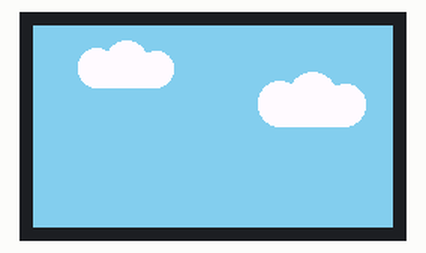
A sketch run on a simulated ESP32. On the bench: 240×135 colour display. What the sketch prints to the serial monitor is not drawn.

Above: at 3.3 s.
At 7.87 s:
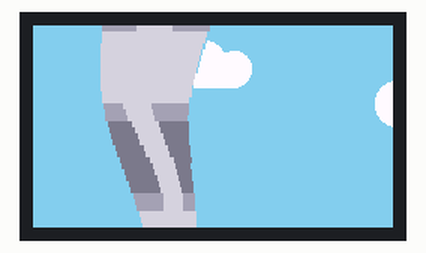
At 12.58 s:
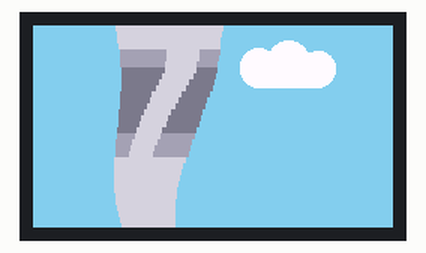
At 21.34 s:
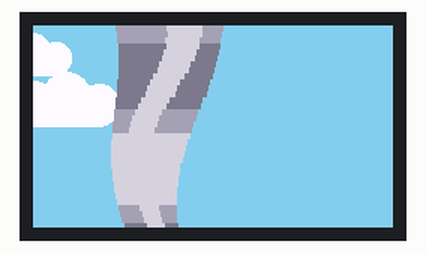
At 30.1 s:
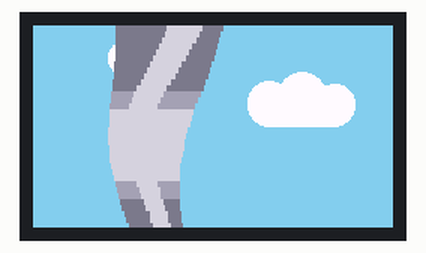
At 39.53 s:
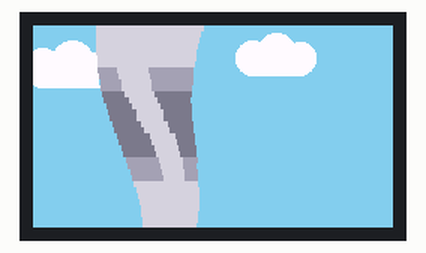

Measured:
- what the display in image 0 shows lasts 0.5 s, from 3.2 s to 3.7 s

The sketch:

tornado_alert.ino
```cpp
#include "game.h"

void setup() {
  Serial.begin(115200);
  delay(3000);
  Serial.println("BOOT: hello from setup()");
  gameInit();
}

void loop() {
  // static uint32_t last = 0;
  // if (millis() - last > 1000) {     // print once per second
  //   last = millis();
  //   Serial.println("loop: alive");
  // }
  gameUpdate();
}
```

clouds.cpp
```cpp
// clouds.cpp
#include "clouds.h"
#include "colors.h"
#include "config.h"
#include "ground.h"
#include "gfx.h"

namespace {
struct Cloud {
  float x, y;
  float speedPxPerSec;
  int   w, h;
};

constexpr int CLOUD_COUNT         = 3;
constexpr int CLOUD_STRIP_TOP     = 0;   // y on screen where the band starts
constexpr int CLOUD_STRIP_H       = 96;  // band height (fits your layout)
constexpr float CLOUD_RESPAWN_PAD = 20.0f;

Cloud clouds[CLOUD_COUNT] = {
  { 30.0f, 18.0f, 12.0f, 64, 24 },
  {150.0f, 40.0f, 18.0f, 72, 28 },
  {260.0f, 12.0f,  9.0f, 54, 22 },
};

TFT_eSprite cloudCanvas(&tft);
uint16_t cloudColor;

// Draw one fluffy cloud into a sprite (band-local coords)
inline void drawFluffyCloud(TFT_eSprite &dst, int x, int y, int w, int h, uint16_t color) {
  // Clip to band to be safe
  if (y >= CLOUD_STRIP_H || y + h <= 0) return;
  if (x >= SCREEN_W      || x + w <= 0) return;

  int radius = h / 2;
  int baseY  = y + h / 2;

  dst.fillRoundRect(x, y, w, h, radius, color);

  int cxL = x + radius;
  int cxM = x + w / 2;
  int cxR = x + w - radius;

  dst.fillCircle(cxL, baseY - radius / 4, radius,     color);
  dst.fillCircle(cxM, baseY - radius / 2, radius + 2, color);
  dst.fillCircle(cxR, baseY - radius / 5, radius - 1, color);
}
} // namespace

void cloudsInit() {
  cloudColor = tft.color565(250, 250, 255);

  cloudCanvas.setColorDepth(16);
  // If your panel needs it, uncomment:
  // cloudCanvas.setSwapBytes(true);

  if (!cloudCanvas.createSprite(SCREEN_W, CLOUD_STRIP_H)) {
    Serial.println("[clouds] createSprite FAILED (need ~60KB)");
  } else {
    Serial.println("[clouds] createSprite SUCCESS");
  }

  // Pre-fill so first frame has valid background in the band
  cloudCanvas.fillSprite(SKY_BLUE(tft));

  // Optional: draw once so there’s no “pop” on the first animated frame
  for (const auto &c : clouds) {
    drawFluffyCloud(cloudCanvas, (int)c.x, (int)c.y, c.w, c.h, cloudColor);
  }
  // Push the initial band opaquely
  cloudCanvas.pushSprite(0, CLOUD_STRIP_TOP);
}

void cloudsUpdate(uint32_t dt_ms) {
  const float dt = dt_ms / 1000.0f;
  for (auto &c : clouds) {
    c.x += c.speedPxPerSec * dt;
    if (c.x - c.w > SCREEN_W) {
      c.x = -c.w - CLOUD_RESPAWN_PAD;
    }
  }
}

void cloudsRender() {
  // Rebuild the band off-screen each frame, then push once opaquely
  cloudCanvas.fillSprite(SKY_BLUE(tft));

  for (const auto &c : clouds) {
    drawFluffyCloud(cloudCanvas,
                    (int)c.x, (int)c.y,
                    c.w, c.h,
                    cloudColor);
  }

  // IMPORTANT: push OPAQUELY (no transparent color). This overwrites
  // everything in the band at once → no left→right flicker.
  cloudCanvas.pushSprite(0, CLOUD_STRIP_TOP);
}
```

clouds.h
```cpp
#pragma once

#include <Arduino.h>

void cloudsInit();
void cloudsUpdate(uint32_t dt_ms);
void cloudsRender();
```

colors.h
```cpp
#pragma once
#include <TFT_eSPI.h>

inline uint16_t SKY_BLUE(TFT_eSPI& tft){ return tft.color565(135,206,235); }
inline uint16_t C_CLEAR (TFT_eSPI& tft){ return tft.color565(255,0,255); }
inline uint16_t C_BODY  (TFT_eSPI& tft){ return tft.color565(255,220,40); }
inline uint16_t C_SHADOW(TFT_eSPI& tft){ return tft.color565(200,150,0); }
```

game.cpp
```cpp
// game.cpp
#include "game.h"
#include "gfx.h"
#include "ground.h"
#include "mountains.h"
#include "clouds.h"
#include "tornado.h"
#include "config.h"
#include "colors.h"

static uint32_t lastFrame = 0;

void gameInit() {
  gfxInit();                  // make sure this calls tft.setRotation(1)

  // Paint a valid first frame (sky + ground) so there are no leftovers
  tft.fillScreen(SKY_BLUE(tft));
  groundInit();
  groundRender();

  // Init clouds (mountains/tornado can be enabled later)
  cloudsInit();
  mountainsInit();
  tornadoInit();

  lastFrame = millis();
}

void gameUpdate() {
  uint32_t now = millis();
  uint32_t dt  = now - lastFrame;
  if (dt < FRAME_MS) return;
  lastFrame = now;

  // Update
  cloudsUpdate(dt);
  mountainsUpdate(dt);
  tornadoUpdate(dt);
  groundUpdate(dt);

  // Draw one frame. Do NOT clear the sky here (avoids flicker).
  // cloudsRender() erases old cloud rects with SKY_BLUE and draws the new ones.
  tft.startWrite();

  cloudsRender();     // targeted erase + draw (from the updated clouds.cpp)
  mountainsRender();
  tornadoRender();
  groundRender();     // opaque, drawn last

  tft.endWrite();
}
```

game.h
```cpp
#pragma once
#include <stdint.h>

void gameInit();
void gameUpdate();
```

gfx.cpp
```cpp
#include "gfx.h"
#include "config.h"
#include "colors.h"

TFT_eSPI tft = TFT_eSPI();

void gfxInit() {
  tft.init();
  tft.setRotation(1);            // 320x240 landscape
}

void gfxClearSky() {
  tft.fillScreen(SKY_BLUE(tft));
}
```

gfx.h
```cpp
#pragma once
#include <TFT_eSPI.h>

extern TFT_eSPI tft;

void gfxInit();
void gfxClearSky();
```

ground.cpp
```cpp
#include "ground.h"
#include "gfx.h"
#include "config.h"
#include "colors.h"

static const int TILE      = 16;     // tile size
static const int GROUND_H  = GROUND_HEIGHT;     // total ground height (px)
static const int SCROLL_PX_PER_SEC = 40; // speed of ground scroll
static const int SCROLL_DIR = +1;    // +1 = left→right, -1 = right→left

// One 16x16 tile sprite we’ll repeat across the strip
static TFT_eSprite groundTileTop(&tft);
static TFT_eSprite groundTileDirt(&tft);

// fractional scroll offset in pixels (0..TILE-1)
static float scrollPx = 0.0f;

static void buildGroundTile(TFT_eSprite &tile, bool includeGrass) {
  tile.setColorDepth(16);
  tile.createSprite(TILE, TILE);

  // Colors
  uint16_t grass      = tft.color565( 34,139, 34); // forest green
  uint16_t grassLite  = tft.color565( 80,200,120); // highlight
  uint16_t dirt       = tft.color565(139, 69, 19); // brown
  uint16_t dirtDark   = tft.color565(110, 50, 15); // darker specks

  const int grassHeight = includeGrass ? 8 : 0; // pixels of grass on the top tile

  // Base fill: dirt
  tile.fillSprite(dirt);

  // Speckles in dirt for texture (simple pseudo-random pattern)
  for (int y = grassHeight; y < TILE; ++y) {
    for (int x = 0; x < TILE; ++x) {
      if (((x * 13 + y * 7) & 0x07) == 0) {
        tile.drawPixel(x, y, dirtDark);
      }
    }
  }

  if (!includeGrass) {
    return;
  }

  // Grass band on top
  for (int y = 0; y < grassHeight; ++y) {
    tile.drawFastHLine(0, y, TILE, grass);
  }
  // Little “blades” / highlights
  for (int x = 1; x < TILE-1; x += 3) {
    tile.drawPixel(x, 1, grassLite);
    tile.drawPixel(x+1, 2, grassLite);
    if (grassHeight > 5) {
      tile.drawPixel(x, grassHeight - 2, grassLite);
    }
  }
}

void groundInit() {
  buildGroundTile(groundTileTop, true);
  buildGroundTile(groundTileDirt, false);
}

void groundUpdate(uint32_t dt_ms) {
  // advance scroll phase; wrap smoothly to avoid overflow
  float delta = (SCROLL_PX_PER_SEC * (dt_ms / 1000.0f)) * SCROLL_DIR;
  scrollPx += delta;
  // keep in [0, TILE)
  if (scrollPx >= TILE) scrollPx -= TILE;
  if (scrollPx < 0)     scrollPx += TILE;
}

void groundRender() {
  const int baseY = SCREEN_H - GROUND_H;

  // Number of columns/rows to cover the ground area (+1 for wrap)
  const int cols = (SCREEN_W / TILE) + 2;
  const int rows = (GROUND_H / TILE) + 1;

  // Leftmost tile x considering scroll
  int xOffset = (int)scrollPx; // since SCROLL_DIR=+1, tiles slide right
  int startX = -xOffset;

  for (int r = 0; r < rows; ++r) {
    int y = baseY + r * TILE;
    for (int c = 0; c < cols; ++c) {
      int x = startX + c * TILE;
      if (r == 0) {
        groundTileTop.pushSprite(x, y);
      } else {
        groundTileDirt.pushSprite(x, y);
      }
    }
  }
}
```

ground.h
```cpp
#pragma once
#include <stdint.h>

constexpr int GROUND_HEIGHT = 48;  // pixels occupied by the ground strip

void groundInit();
void groundUpdate(uint32_t dt_ms);  // pass elapsed ms this frame
void groundRender();
```

mountains.cpp
```cpp
#include "mountains.h"

#include "gfx.h"
#include "ground.h"
#include "colors.h"
#include "config.h"

namespace {
struct MountainLayer {
  float     scrollPx;
  int       speedPxPerSec;
  int       heightPx;
  int       patternWidth;
  uint16_t  baseColor;
  uint16_t  highlightColor;
};

constexpr int SCROLL_DIR  = +1;   // +1 = left->right, -1 = right->left
constexpr int LAYER_COUNT = 2;

// layer params: scroll, speed, height, pattern width, colors filled at init
MountainLayer layers[LAYER_COUNT] = {
  {0.0f, 12, 36,  80, 0, 0},
  {0.0f, 20, 54, 110, 0, 0}
};

static TFT_eSprite mountainsCanvas(&tft);

// Tallest vertical span of mountains (px)
constexpr int STRIP_HEIGHT = 64;

inline uint16_t makeColor(uint8_t r, uint8_t g, uint8_t b) {
  return tft.color565(r, g, b);
}
} // namespace

void mountainsInit() {
  // Colors set after tft.init()
  layers[0].baseColor      = makeColor(80, 120, 160);
  layers[0].highlightColor = makeColor(180, 210, 230);
  layers[1].baseColor      = makeColor(60, 100, 140);
  layers[1].highlightColor = makeColor(160, 190, 210);

  mountainsCanvas.setColorDepth(16);
  mountainsCanvas.createSprite(SCREEN_W, STRIP_HEIGHT);
  // Optional (some drivers prefer this when using 16-bit sprites):
  // mountainsCanvas.setSwapBytes(true);

  for (auto &layer : layers) layer.scrollPx = 0.0f;
}

void mountainsUpdate(uint32_t dt_ms) {
  const float dtSeconds = dt_ms / 1000.0f;
  for (auto &layer : layers) {
    const float delta = layer.speedPxPerSec * dtSeconds * SCROLL_DIR;
    layer.scrollPx += delta;
    while (layer.scrollPx >= layer.patternWidth) layer.scrollPx -= layer.patternWidth;
    while (layer.scrollPx < 0.0f)               layer.scrollPx += layer.patternWidth;
  }
}

void mountainsRender() {
  // Align strip exactly above the ground (no +1 to avoid a gap or overdraw)
  const int topY = (SCREEN_H - GROUND_HEIGHT) - STRIP_HEIGHT;

  // Draw into the off-screen band. Fill with the real sky color first.
  mountainsCanvas.fillSprite(SKY_BLUE(tft));

  for (int i = 0; i < LAYER_COUNT; ++i) {
    MountainLayer &layer = layers[i];

    const int startX = -static_cast<int>(layer.scrollPx);
    const int cols   = (SCREEN_W / layer.patternWidth) + 3;

    for (int c = 0; c < cols; ++c) {
      const int xLeft  = startX + c * layer.patternWidth;
      const int xRight = xLeft + layer.patternWidth;
      if (xRight <= 0 || xLeft >= SCREEN_W) continue;

      const int peakX   = xLeft + (layer.patternWidth / 2);
      const int peakY   = STRIP_HEIGHT - 1 - layer.heightPx;
      const int baseRow = STRIP_HEIGHT - 1;

      // Main mountain
      mountainsCanvas.fillTriangle(xLeft, baseRow, xRight, baseRow, peakX, peakY,
                                   layer.baseColor);

      // Highlight wedge
      int highlightLeft   = peakX - layer.patternWidth / 8;
      int highlightRight  = peakX + layer.patternWidth / 8;
      int highlightBaseY  = baseRow - (layer.heightPx / 3);
      int highlightPeakY  = peakY;
      if (highlightBaseY < highlightPeakY) highlightBaseY = highlightPeakY;

      mountainsCanvas.fillTriangle(highlightLeft, highlightBaseY,
                                   highlightRight, highlightBaseY,
                                   peakX, highlightPeakY,
                                   layer.highlightColor);
    }
  }

  // IMPORTANT: push OPAQUELY (no transparent color). This overwrites
  // old pixels (including newly revealed sky) in one go → no trails/flicker.
  mountainsCanvas.pushSprite(0, topY);
}
```

mountains.h
```cpp
#ifndef MOUNTAINS_H
#define MOUNTAINS_H

#include <Arduino.h>

void mountainsInit();
void mountainsUpdate(uint32_t dt_ms);
void mountainsRender();

#endif // MOUNTAINS_H
```

tornado.cpp
```cpp
#include "tornado.h"

#include <math.h>

#include "gfx.h"
#include "ground.h"
#include "colors.h"
#include "config.h"

namespace {
constexpr int SPRITE_W      = 120;
constexpr int SPRITE_H      = 240 - GROUND_HEIGHT;
constexpr int BAND_HEIGHT   = 4;
constexpr int TOP_WIDTH     = 72;
constexpr int BOTTOM_WIDTH  = 20;
constexpr float SWIRL_FREQ  = 6.0f;
constexpr float SPIN_SPEED  = 2.2f;      // radians per second
constexpr float SWAY_AMOUNT = 8.0f;      // horizontal wobble inside sprite
constexpr int POSITION_X    = 24;        // screen X for sprite
constexpr float TAU         = 6.28318530718f;
constexpr int ROWS = SPRITE_H / BAND_HEIGHT;
static uint16_t SKY;
static int16_t prevL[ROWS], prevR[ROWS];

TFT_eSprite tornadoSprite(&tft);
float spinPhase = 0.0f;

inline uint16_t makeColor(uint8_t r, uint8_t g, uint8_t b) {
  return tft.color565(r, g, b);
}

uint16_t baseColor;
uint16_t darkColor;
uint16_t lightColor;
uint16_t debrisColor;

  static inline void bandRangeFor(int bandY, int &L, int &R) {
    const float centerX = SPRITE_W * 0.5f;
    float t = (float)bandY / (SPRITE_H - 1);
    float width = TOP_WIDTH + (BOTTOM_WIDTH - TOP_WIDTH) * t;
    float swirl = sinf(spinPhase + t * SWIRL_FREQ) * SWAY_AMOUNT;

    int left = (int)(centerX - width * 0.5f + swirl);
    int bw   = (int)width;

    if (left < 0) { bw += left; left = 0; }
    if (left + bw > SPRITE_W) bw = SPRITE_W - left;
    if (bw < 0) bw = 0;

    L = left;
    R = left + bw;   // [L, R)
  }

}  // namespace

void tornadoInit() {
  tornadoSprite.setColorDepth(16);
  // If your panel expects byte-swapped sprites, uncomment:
  // tornadoSprite.setSwapBytes(true);

  if (!tornadoSprite.createSprite(SPRITE_W, SPRITE_H)) {
    Serial.println("[tornado] createSprite FAILED");
  } else {
    Serial.println("[tornado] createSprite SUCCESS");
  }

  baseColor   = makeColor(160, 160, 176);
  darkColor   = makeColor(120, 120, 140);
  lightColor  = makeColor(210, 210, 220);
  debrisColor = makeColor(120,  90,  60);

  spinPhase = 0.0f;
  for (int i = 0; i < ROWS; ++i) { prevL[i] = -1; prevR[i] = -1; }
  SKY = SKY_BLUE(tft);
}

void tornadoUpdate(uint32_t dt_ms) {
  float dt = dt_ms / 1000.0f;
  spinPhase += SPIN_SPEED * dt;
  if (spinPhase > TAU) spinPhase -= TAU;
}

static void drawFunnel() {
  // Fill whole sprite with true sky so pushing opaquely overwrites old pixels
  tornadoSprite.fillSprite(SKY);

  const float centerX = SPRITE_W / 2.0f;

  // Funnel bands
  for (int y = 0; y < SPRITE_H; y += BAND_HEIGHT) {
    float t = static_cast<float>(y) / (SPRITE_H - 1);
    float width = TOP_WIDTH + (BOTTOM_WIDTH - TOP_WIDTH) * t;

    float swirl = sinf(spinPhase + t * SWIRL_FREQ) * SWAY_AMOUNT;
    int left = static_cast<int>(centerX - width / 2.0f + swirl);
    int bandWidth = static_cast<int>(width);
    if (bandWidth <= 0) continue;

    // Clamp horizontally so we never draw outside the sprite
    if (left < 0) { bandWidth += left; left = 0; }
    if (left + bandWidth > SPRITE_W) bandWidth = SPRITE_W - left;
    if (bandWidth <= 0) continue;

    float shadeLerp = (sinf(spinPhase * 2.0f + t * 10.0f) + 1.0f) * 0.5f;
    uint16_t fillColor = (shadeLerp > 0.66f) ? lightColor
                         : (shadeLerp < 0.33f) ? darkColor
                         : baseColor;

    tornadoSprite.fillRect(left, y, bandWidth, BAND_HEIGHT, fillColor);

    // Subtle highlight stripe
    int highlightWidth = bandWidth / 3;
    if (highlightWidth > 0) {
      int highlightX = left + bandWidth / 2
                     + static_cast<int>(sinf(spinPhase + t * 8.0f) * (bandWidth * 0.15f));
      highlightX -= highlightWidth / 2;
      // Clamp highlight too
      if (highlightX < 0) { highlightWidth += highlightX; highlightX = 0; }
      if (highlightX + highlightWidth > SPRITE_W) highlightWidth = SPRITE_W - highlightX;
      if (highlightWidth > 0)
        tornadoSprite.fillRect(highlightX, y, highlightWidth, BAND_HEIGHT, lightColor);
    }
  }

  // Swirling base shadow
  int baseY = SPRITE_H - BAND_HEIGHT;
  for (int i = 0; i < 3; ++i) {
    int radius = 26 + i * 6;
    int offset = static_cast<int>(sinf(spinPhase * 1.5f + i) * 6.0f);
    int cx = static_cast<int>(centerX + offset);
    // Clamp ellipse center horizontally (avoid drawing outside sprite)
    if (cx - radius < 0) cx = radius;
    if (cx + radius >= SPRITE_W) cx = SPRITE_W - 1 - radius;
    tornadoSprite.fillEllipse(cx, baseY + BAND_HEIGHT, radius, BAND_HEIGHT, darkColor);
  }

  // Debris specks
  for (int i = 0; i < 12; ++i) {
    float angle = spinPhase * 2.0f + i;
    int debrisX = static_cast<int>(centerX + cosf(angle) * (BOTTOM_WIDTH / 2.0f + 8));
    int debrisY = baseY - (i % 3);
    if (debrisX >= 0 && debrisX < SPRITE_W && debrisY >= 0 && debrisY < SPRITE_H)
      tornadoSprite.drawPixel(debrisX, debrisY, debrisColor);
  }
}

void tornadoRender() {
  // 1) Compute where we will draw this frame
  int curL[ROWS], curR[ROWS];
  for (int i = 0, y = 0; i < ROWS; ++i, y += BAND_HEIGHT) {
    bandRangeFor(y, curL[i], curR[i]);
  }

  // 2) Erase only the parts that shrank vs last frame (on the TFT, not in the sprite)
  const int baseY = (SCREEN_H - GROUND_HEIGHT) - SPRITE_H;
  for (int i = 0, y = 0; i < ROWS; ++i, y += BAND_HEIGHT) {
    if (prevL[i] >= 0) {
      // left edge moved right? clear the left-over strip
      if (curL[i] > prevL[i]) {
        int w = curL[i] - prevL[i];
        if (w > 0) tft.fillRect(POSITION_X + prevL[i], baseY + y, w, BAND_HEIGHT, SKY);
      }
      // right edge moved left? clear the right-over strip
      if (curR[i] < prevR[i]) {
        int w = prevR[i] - curR[i];
        if (w > 0) tft.fillRect(POSITION_X + curR[i], baseY + y, w, BAND_HEIGHT, SKY);
      }
    }
  }

  // 3) Draw the new funnel into the sprite (filled with SKY)
  drawFunnel();

  // 4) Push with transparency so only the tornado pixels land
  tornadoSprite.pushSprite(POSITION_X, baseY, SKY);

  // 5) Remember the ranges for the next frame
  for (int i = 0; i < ROWS; ++i) { prevL[i] = curL[i]; prevR[i] = curR[i]; }
}
```

tornado.h
```cpp
#pragma once
#include <stdint.h>

void tornadoInit();
void tornadoUpdate(uint32_t dt_ms);
void tornadoRender();
```

config.h
```cpp
#pragma once

// Screen (landscape 320x240)
constexpr int SCREEN_W = 320;
constexpr int SCREEN_H = 240;

// Frame timing
constexpr uint32_t FRAME_MS = 16;  // ~60 FPS

// SPI pins (match your wiring)
#define TFT_MOSI 23
#define TFT_SCLK 18
#define TFT_DC    2
#define TFT_RST   4
#define TFT_CS    5
#define TFT_MISO 19  // (unused by LCD, harmless)
```
